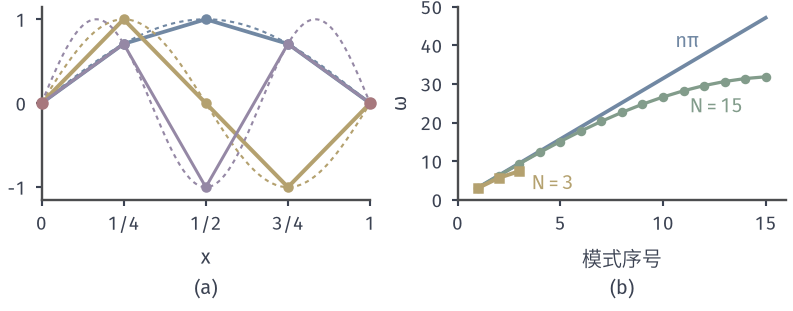

This figure's Python source:
from pathlib import Path
import sys
ROOT = next(p for p in Path(__file__).resolve().parents if (p/"build.sh").is_file() and (p/"tex/book.tex").is_file())
sys.path.insert(0, str(ROOT/"figures/06-differential-equations/02-partial-differential-equations/matplotlib/wave-common"))
from wave_common import *
# Target: eigenvectors of the fixed bead chain and its frequencies against the continuum n*pi.
fig, axs = figure(width_mm=112, height_mm=44, ncols=2)
ax = axs[0]; style(ax); N = 3; h = 1/(N+1); xj = np.arange(0, N+2)*h
for k, col, lw in zip([1, 2, 3], [BLUE, YELLOW, PURPLE], [1.5, 1.6, 1.2]):
    v = np.sin(k*np.pi*xj)
    ax.plot(xj, v, color=col, lw=lw, marker='o', ms=3.2)
    xf = np.linspace(0, 1, 201); ax.plot(xf, np.sin(k*np.pi*xf), color=col, lw=.85, ls=(0, (2, 2)))
ax.plot([0, 1], [0, 0], 'o', ms=4, color=RED, clip_on=False, zorder=5)
ax.set_xlim(0, 1); ax.set_ylim(-1.15, 1.15); ax.set_xticks([0, .25, .5, .75, 1]); ax.set_xticklabels(['0', '1/4', '1/2', '3/4', '1']); ax.set_yticks([-1, 0, 1]); sub(ax, 'a', '$x$')
ax = axs[1]; style(ax)
n = np.arange(1, 16); ax.plot(n, n*np.pi, color=BLUE, lw=1.5, label='连续弦')
om = lambda N, k: (2*(N+1))*np.sin(k*np.pi/(2*(N+1)))
k3 = np.arange(1, 4); k15 = np.arange(1, 16)
ax.plot(k15, om(15, k15), color=GREEN, lw=1.3, marker='o', ms=2.8)
ax.plot(k3, om(3, k3), color=YELLOW, lw=1.6, marker='s', ms=3)
ax.text(10.6, 39.5, r'$n\pi$', color=BLUE); ax.text(11.3, 22.6, '$N=15$', color=GREEN); ax.text(3.6, 2.5, '$N=3$', color=YELLOW)
ax.set_xlim(0, 16); ax.set_ylim(0, 50); ax.set_ylabel(r'$\omega$'); sub(ax, 'b', '模式序号'); 
save(fig, HERE(__file__), 'figure', {'formula': 'omega_k=(2/h) sin(k pi h/2), h=1/(N+1); continuum n pi'})
